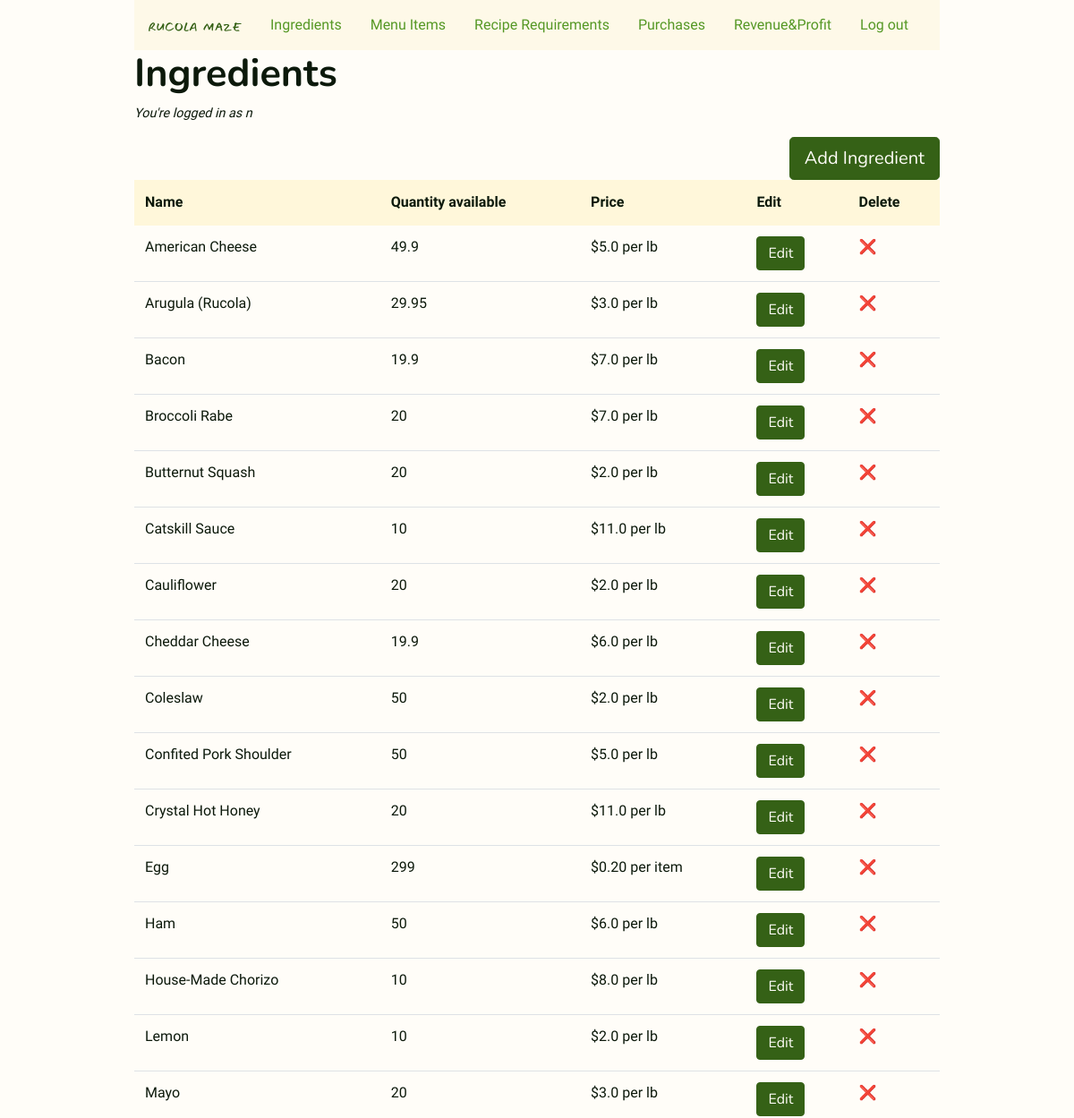
The app's page /ingredients/ (signed in, upper part), older data.
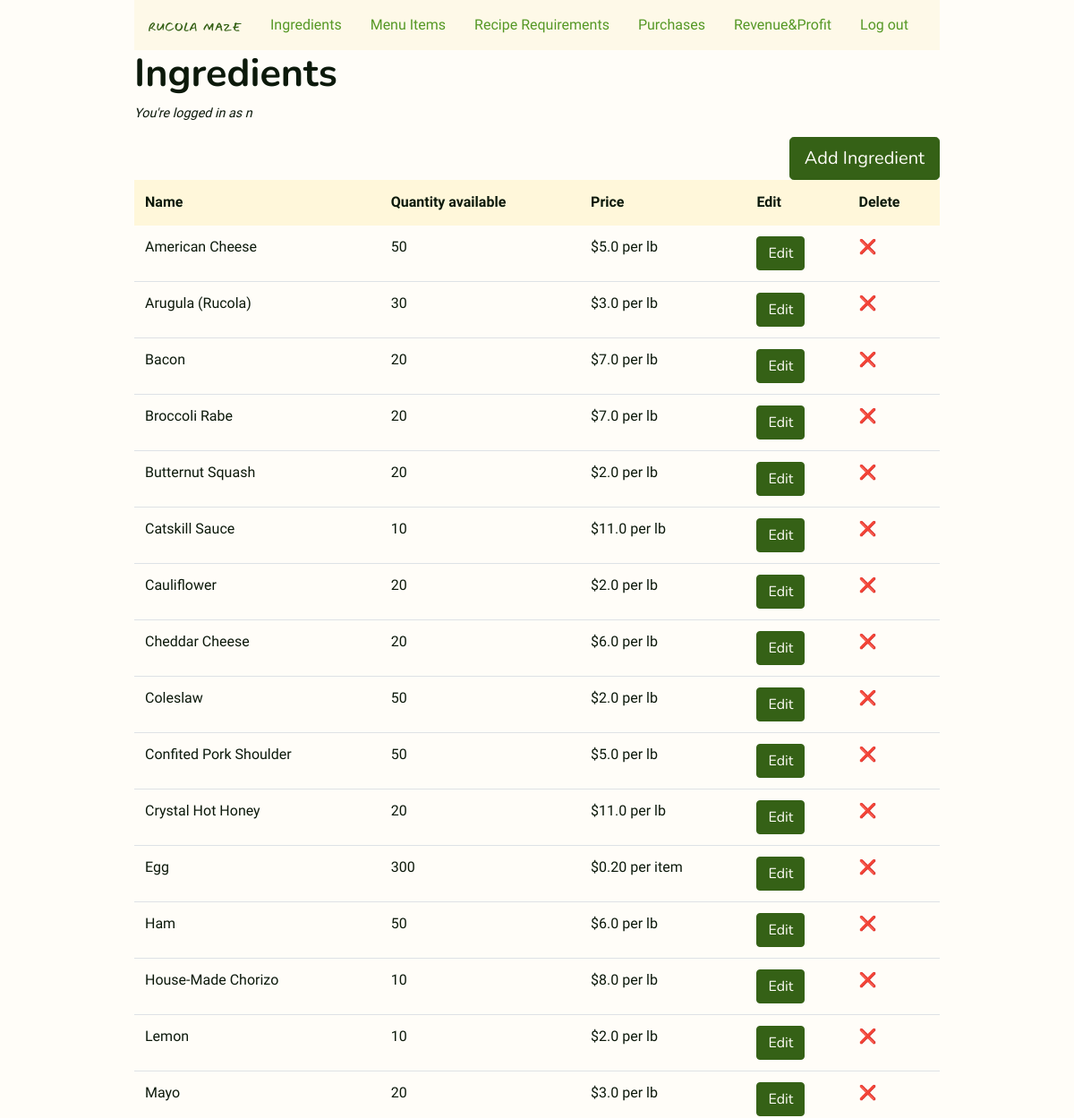
The same page, newer data.
### rucola_maze/models.py (models this page shows, shortened)
class Ingredient(db.Model):
    id = mapped_column(db.Integer, primary_key=True)
    name = mapped_column(db.String(96), unique=True, index=True)
    quantity_available = mapped_column(
        db.Numeric(precision=2, asdecimal=False, decimal_return_scale=None), default=0
    )
    unit = mapped_column(db.String(16))
    unit_price_dollars = mapped_column(db.Integer, default=0)
    unit_price_cents = mapped_column(db.Integer, default=0)
    in_recipe_requirements = db.relationship(
        "RecipeRequirement",
        backref="ingredient",
        lazy="dynamic",
        cascade="all, delete, delete-orphan",
    )

### rucola_maze/inventory.py (the view)
@bp.route("/ingredients/")
@login_required
def ingredients():
    ingredients = Ingredient.query.order_by(Ingredient.name)
    return render_template("inventory/ingredients.html", ingredients=ingredients)

### rucola_maze/models.py (called while the page is built)
@login_manager.user_loader
def load_user(user_id):
    return User.query.get(int(user_id))

### rucola_maze/templates/inventory/ingredients.html (shortened to what this page needs)
{% extends 'base.html' %}
{% block content %}
<div class="h1">
    <h1>Ingredients</h1>
</div>
<p class="small-text">You're logged in as {{ current_user.username }}</p>
<div><a class="btn btn-primary btn-lg right" href="{{ url_for('inventory.ingredient_new') }}" role="button">Add
        Ingredient</a>
</div>
<table class="table">
    <thead class="thead-light">
        <tr>
            <th>Name</th>
            <th>Quantity available</th>
            <th>Price</th>
            <th>Edit</th>
            <th>Delete</th>
        </tr>
    </thead>
    {% for ingredient in ingredients %}
    <tr>
        <td>{{ ingredient.name }}</td>
        <td>{{ ingredient.quantity_available }}</td>
        <td>${{ ingredient.unit_price_dollars }}.{{ ingredient.unit_price_cents }} per {{ ingredient.unit }}</td>
        <td><a href="{{ url_for('inventory.ingredient_edit', ingredient_id=ingredient.id) }}"><button
                    class="btn btn-primary">Edit</button></a>
        </td>
        <td><a href="{{ url_for('inventory.ingredient_delete', ingredient_id=ingredient.id) }}">❌</td>
    </tr>
    {% endfor %}
</table>
{% endblock %}

Row changes from the older to the newer data that the page shows:
changed Ingredient "American Cheese": quantity_available "49.9" → "50"
changed Ingredient "Arugula (Rucola)": quantity_available "29.95" → "30"
changed Ingredient "Bacon": quantity_available "19.9" → "20"
changed Ingredient "Cheddar Cheese": quantity_available "19.9" → "20"
changed Ingredient "Egg": quantity_available "299" → "300"
